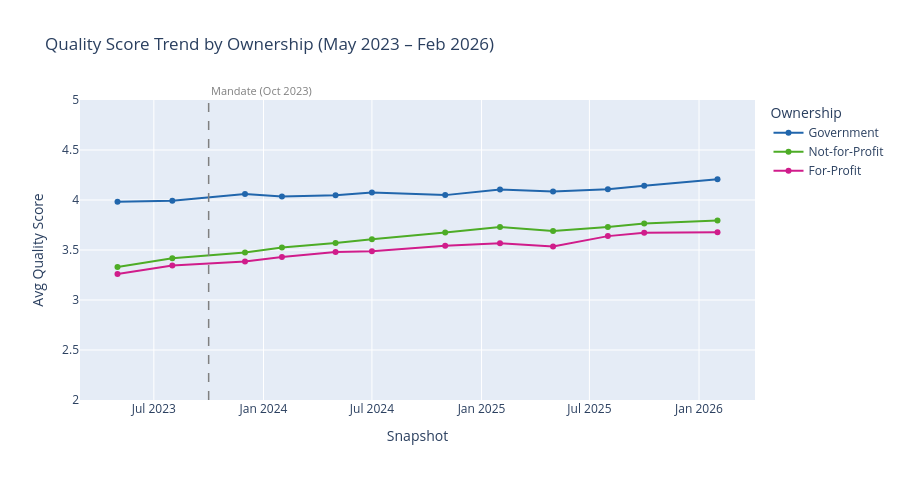

Notebook code for this chart:
### Markdown cell above
## Visual 7 — Quality Trend Over Time by Ownership (Quarterly)

Full quarterly series (May 2023 → Feb 2026). Shows whether the ownership gap is narrowing or holding post-mandate.

### Code cell
trend_data = (
    ratings_raw
    .dropna(subset=['purpose_clean', 'quality_score'])
    .groupby(['purpose_clean', 'snapshot_date'])
    .agg(avg_quality=('quality_score', 'mean'), n_facilities=('Service Name', 'nunique'))
    .reset_index()
    .sort_values('snapshot_date')
)

fig7 = px.line(
    trend_data,
    x='snapshot_date', y='avg_quality', color='purpose_clean',
    category_orders={'purpose_clean': purpose_order},
    color_discrete_map=colour_purpose,
    markers=True,
    hover_data={'n_facilities': True},
    labels={
        'snapshot_date': 'Snapshot',
        'avg_quality':   'Avg Quality Score',
        'purpose_clean': 'Ownership',
        'n_facilities':  'Facilities',
    },
    title='Quality Score Trend by Ownership (May 2023 – Feb 2026)',
)
# add_vline doesn't handle string dates on datetime axes in all Plotly versions
fig7.add_shape(
    type='line',
    x0='2023-10-01', x1='2023-10-01',
    y0=0, y1=1, yref='paper',
    line=dict(dash='dash', color='grey', width=1.5),
)
fig7.add_annotation(
    x='2023-10-01', y=1, yref='paper',
    text='Mandate (Oct 2023)',
    showarrow=False, xanchor='left', yanchor='bottom',
    font=dict(color='grey', size=11),
)
fig7.update_layout(height=480, yaxis_range=[2.0, 5.0])
fig7.show()

### Figure 1 — Plotly figure (JSON) as saved in the notebook; plotly's stock layout.template omitted (floating-point values rounded to 4 significant figures)
{"data": [{"customdata": [[216], [212], [210], [209], [207], [207], [205], [205], [201], [189], [190], [172]], "hovertemplate": "Ownership=Government<br>Snapshot=%{x}<br>Avg Quality Score=%{y}<br>Facilities=%{customdata[0]}<extra></extra>", "legendgroup": "Government", "line": {"color": "#2166ac", "dash": "solid"}, "marker": {"symbol": "circle"}, "mode": "lines+markers", "name": "Government", "orientation": "v", "showlegend": true, "type": "scatter", "x": ["2023-05-01T00:00:00", "2023-08-01T00:00:00", "2023-12-01T00:00:00", "2024-02-01T00:00:00", "2024-05-01T00:00:00", "2024-07-01T00:00:00", "2024-11-01T00:00:00", "2025-02-01T00:00:00", "2025-05-01T00:00:00", "2025-08-01T00:00:00", "2025-10-01T00:00:00", "2026-02-01T00:00:00"], "xaxis": "x", "y": [3.983, 3.994, 4.06, 4.035, 4.047, 4.076, 4.049, 4.104, 4.084, 4.107, 4.143, 4.207], "yaxis": "y"}, {"customdata": [[1437], [1429], [1435], [1441], [1451], [1452], [1452], [1458], [1467], [1444], [1392], [1446]], "hovertemplate": "Ownership=Not-for-Profit<br>Snapshot=%{x}<br>Avg Quality Score=%{y}<br>Facilities=%{customdata[0]}<extra></extra>", "legendgroup": "Not-for-Profit", "line": {"color": "#4dac26", "dash": "solid"}, "marker": {"symbol": "circle"}, "mode": "lines+markers", "name": "Not-for-Profit", "orientation": "v", "showlegend": true, "type": "scatter", "x": ["2023-05-01T00:00:00", "2023-08-01T00:00:00", "2023-12-01T00:00:00", "2024-02-01T00:00:00", "2024-05-01T00:00:00", "2024-07-01T00:00:00", "2024-11-01T00:00:00", "2025-02-01T00:00:00", "2025-05-01T00:00:00", "2025-08-01T00:00:00", "2025-10-01T00:00:00", "2026-02-01T00:00:00"], "xaxis": "x", "y": [3.33, 3.417, 3.475, 3.526, 3.569, 3.609, 3.674, 3.73, 3.69, 3.73, 3.765, 3.794], "yaxis": "y"}, {"customdata": [[870], [873], [872], [875], [868], [837], [840], [852], [862], [808], [781], [806]], "hovertemplate": "Ownership=For-Profit<br>Snapshot=%{x}<br>Avg Quality Score=%{y}<br>Facilities=%{customdata[0]}<extra></extra>", "legendgroup": "For-Profit", "line": {"color": "#d01c8b", "dash": "solid"}, "marker": {"symbol": "circle"}, "mode": "lines+markers", "name": "For-Profit", "orientation": "v", "showlegend": true, "type": "scatter", "x": ["2023-05-01T00:00:00", "2023-08-01T00:00:00", "2023-12-01T00:00:00", "2024-02-01T00:00:00", "2024-05-01T00:00:00", "2024-07-01T00:00:00", "2024-11-01T00:00:00", "2025-02-01T00:00:00", "2025-05-01T00:00:00", "2025-08-01T00:00:00", "2025-10-01T00:00:00", "2026-02-01T00:00:00"], "xaxis": "x", "y": [3.261, 3.345, 3.385, 3.431, 3.481, 3.488, 3.541, 3.568, 3.535, 3.639, 3.671, 3.678], "yaxis": "y"}], "layout": {"annotations": [{"font": {"color": "grey", "size": 11}, "showarrow": false, "text": "Mandate (Oct 2023)", "x": "2023-10-01", "xanchor": "left", "y": 1, "yanchor": "bottom", "yref": "paper"}], "height": 480, "legend": {"title": {"text": "Ownership"}, "tracegroupgap": 0}, "shapes": [{"line": {"color": "grey", "dash": "dash", "width": 1.5}, "type": "line", "x0": "2023-10-01", "x1": "2023-10-01", "y0": 0, "y1": 1, "yref": "paper"}], "title": {"text": "Quality Score Trend by Ownership (May 2023 – Feb 2026)"}, "xaxis": {"anchor": "y", "domain": [0, 1], "title": {"text": "Snapshot"}}, "yaxis": {"anchor": "x", "domain": [0, 1], "range": [2, 5], "title": {"text": "Avg Quality Score"}}}}
